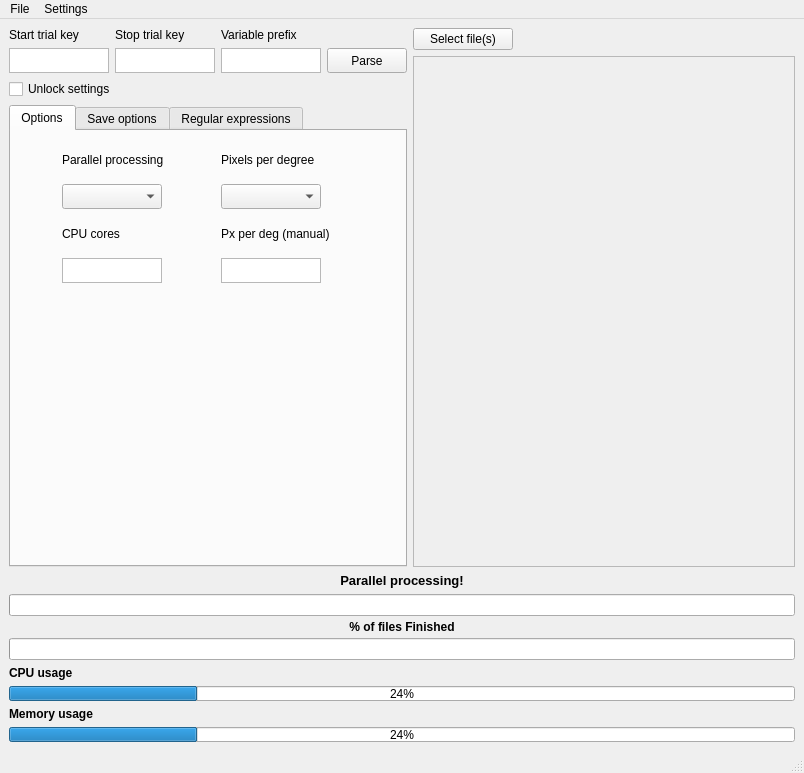
<?xml version="1.0" encoding="UTF-8"?>
<ui version="4.0">
 <class>MainWindow</class>
 <widget class="QMainWindow" name="MainWindow">
  <property name="geometry">
   <rect>
    <x>0</x>
    <y>0</y>
    <width>804</width>
    <height>773</height>
   </rect>
  </property>
  <property name="sizePolicy">
   <sizepolicy hsizetype="Preferred" vsizetype="Preferred">
    <horstretch>0</horstretch>
    <verstretch>0</verstretch>
   </sizepolicy>
  </property>
  <property name="windowTitle">
   <string>Eyelink 100 parser</string>
  </property>
  <property name="autoFillBackground">
   <bool>false</bool>
  </property>
  <widget class="QWidget" name="centralwidget">
   <layout class="QGridLayout" name="gridLayout_4">
    <item row="0" column="1" rowspan="3">
     <layout class="QGridLayout" name="gridLayout_2">
      <property name="sizeConstraint">
       <enum>QLayout::SetNoConstraint</enum>
      </property>
      <item row="1" column="0">
       <widget class="QTextEdit" name="textbox">
        <property name="enabled">
         <bool>false</bool>
        </property>
       </widget>
      </item>
      <item row="0" column="0">
       <widget class="QPushButton" name="filebtn">
        <property name="sizePolicy">
         <sizepolicy hsizetype="Maximum" vsizetype="Maximum">
          <horstretch>0</horstretch>
          <verstretch>0</verstretch>
         </sizepolicy>
        </property>
        <property name="maximumSize">
         <size>
          <width>100</width>
          <height>25</height>
         </size>
        </property>
        <property name="text">
         <string>Select file(s)</string>
        </property>
       </widget>
      </item>
     </layout>
    </item>
    <item row="0" column="0">
     <layout class="QGridLayout" name="gridLayout">
      <property name="sizeConstraint">
       <enum>QLayout::SetNoConstraint</enum>
      </property>
      <property name="leftMargin">
       <number>0</number>
      </property>
      <property name="horizontalSpacing">
       <number>6</number>
      </property>
      <item row="0" column="2">
       <widget class="QLabel" name="varKeyL">
        <property name="sizePolicy">
         <sizepolicy hsizetype="Maximum" vsizetype="Maximum">
          <horstretch>0</horstretch>
          <verstretch>0</verstretch>
         </sizepolicy>
        </property>
        <property name="maximumSize">
         <size>
          <width>100</width>
          <height>25</height>
         </size>
        </property>
        <property name="text">
         <string>Variable prefix</string>
        </property>
       </widget>
      </item>
      <item row="1" column="2">
       <widget class="QTextEdit" name="varKey">
        <property name="sizePolicy">
         <sizepolicy hsizetype="Maximum" vsizetype="Maximum">
          <horstretch>0</horstretch>
          <verstretch>0</verstretch>
         </sizepolicy>
        </property>
        <property name="maximumSize">
         <size>
          <width>100</width>
          <height>25</height>
         </size>
        </property>
       </widget>
      </item>
      <item row="1" column="3">
       <widget class="QPushButton" name="Parsebtn">
        <property name="sizePolicy">
         <sizepolicy hsizetype="Maximum" vsizetype="Maximum">
          <horstretch>0</horstretch>
          <verstretch>0</verstretch>
         </sizepolicy>
        </property>
        <property name="maximumSize">
         <size>
          <width>100</width>
          <height>25</height>
         </size>
        </property>
        <property name="text">
         <string>Parse</string>
        </property>
       </widget>
      </item>
      <item row="0" column="0">
       <widget class="QLabel" name="startKeyL">
        <property name="sizePolicy">
         <sizepolicy hsizetype="Maximum" vsizetype="Maximum">
          <horstretch>0</horstretch>
          <verstretch>0</verstretch>
         </sizepolicy>
        </property>
        <property name="maximumSize">
         <size>
          <width>100</width>
          <height>25</height>
         </size>
        </property>
        <property name="text">
         <string>Start trial key</string>
        </property>
       </widget>
      </item>
      <item row="1" column="0">
       <widget class="QTextEdit" name="startKey">
        <property name="sizePolicy">
         <sizepolicy hsizetype="Maximum" vsizetype="Maximum">
          <horstretch>0</horstretch>
          <verstretch>0</verstretch>
         </sizepolicy>
        </property>
        <property name="maximumSize">
         <size>
          <width>100</width>
          <height>25</height>
         </size>
        </property>
       </widget>
      </item>
      <item row="1" column="1">
       <widget class="QTextEdit" name="stopKey">
        <property name="sizePolicy">
         <sizepolicy hsizetype="Maximum" vsizetype="Maximum">
          <horstretch>0</horstretch>
          <verstretch>0</verstretch>
         </sizepolicy>
        </property>
        <property name="maximumSize">
         <size>
          <width>100</width>
          <height>25</height>
         </size>
        </property>
       </widget>
      </item>
      <item row="0" column="1">
       <widget class="QLabel" name="stopKeyL">
        <property name="sizePolicy">
         <sizepolicy hsizetype="Maximum" vsizetype="Maximum">
          <horstretch>0</horstretch>
          <verstretch>0</verstretch>
         </sizepolicy>
        </property>
        <property name="maximumSize">
         <size>
          <width>100</width>
          <height>25</height>
         </size>
        </property>
        <property name="text">
         <string>Stop trial key</string>
        </property>
       </widget>
      </item>
     </layout>
    </item>
    <item row="1" column="0">
     <widget class="QCheckBox" name="toggleSettings">
      <property name="text">
       <string>Unlock settings</string>
      </property>
     </widget>
    </item>
    <item row="3" column="0" colspan="2">
     <layout class="QVBoxLayout" name="verticalLayout_2">
      <property name="sizeConstraint">
       <enum>QLayout::SetNoConstraint</enum>
      </property>
      <item>
       <widget class="QLabel" name="statusL">
        <property name="enabled">
         <bool>true</bool>
        </property>
        <property name="font">
         <font>
          <pointsize>10</pointsize>
          <weight>75</weight>
          <bold>true</bold>
         </font>
        </property>
        <property name="inputMethodHints">
         <set>Qt::ImhNone</set>
        </property>
        <property name="text">
         <string>Parallel processing!</string>
        </property>
        <property name="alignment">
         <set>Qt::AlignCenter</set>
        </property>
       </widget>
      </item>
      <item>
       <widget class="QProgressBar" name="bussyBar">
        <property name="maximum">
         <number>1</number>
        </property>
        <property name="value">
         <number>-1</number>
        </property>
       </widget>
      </item>
      <item>
       <widget class="QLabel" name="progressBarL">
        <property name="sizePolicy">
         <sizepolicy hsizetype="Preferred" vsizetype="Maximum">
          <horstretch>0</horstretch>
          <verstretch>0</verstretch>
         </sizepolicy>
        </property>
        <property name="maximumSize">
         <size>
          <width>16777215</width>
          <height>10</height>
         </size>
        </property>
        <property name="font">
         <font>
          <weight>75</weight>
          <bold>true</bold>
         </font>
        </property>
        <property name="text">
         <string>% of files Finished</string>
        </property>
        <property name="scaledContents">
         <bool>false</bool>
        </property>
        <property name="alignment">
         <set>Qt::AlignCenter</set>
        </property>
       </widget>
      </item>
      <item>
       <widget class="QProgressBar" name="progressBar">
        <property name="enabled">
         <bool>true</bool>
        </property>
        <property name="maximum">
         <number>1</number>
        </property>
        <property name="value">
         <number>-1</number>
        </property>
        <property name="textVisible">
         <bool>true</bool>
        </property>
       </widget>
      </item>
      <item>
       <widget class="QLabel" name="cpuBarL">
        <property name="sizePolicy">
         <sizepolicy hsizetype="Preferred" vsizetype="Maximum">
          <horstretch>0</horstretch>
          <verstretch>0</verstretch>
         </sizepolicy>
        </property>
        <property name="maximumSize">
         <size>
          <width>16777215</width>
          <height>25</height>
         </size>
        </property>
        <property name="font">
         <font>
          <weight>75</weight>
          <bold>true</bold>
         </font>
        </property>
        <property name="text">
         <string>CPU usage</string>
        </property>
       </widget>
      </item>
      <item>
       <widget class="QProgressBar" name="cpuBar">
        <property name="sizePolicy">
         <sizepolicy hsizetype="Expanding" vsizetype="Maximum">
          <horstretch>0</horstretch>
          <verstretch>0</verstretch>
         </sizepolicy>
        </property>
        <property name="maximumSize">
         <size>
          <width>16777215</width>
          <height>15</height>
         </size>
        </property>
        <property name="value">
         <number>24</number>
        </property>
       </widget>
      </item>
      <item>
       <widget class="QLabel" name="memBarL">
        <property name="sizePolicy">
         <sizepolicy hsizetype="Preferred" vsizetype="Maximum">
          <horstretch>0</horstretch>
          <verstretch>0</verstretch>
         </sizepolicy>
        </property>
        <property name="maximumSize">
         <size>
          <width>16777215</width>
          <height>25</height>
         </size>
        </property>
        <property name="font">
         <font>
          <weight>75</weight>
          <bold>true</bold>
         </font>
        </property>
        <property name="text">
         <string>Memory usage</string>
        </property>
       </widget>
      </item>
      <item>
       <widget class="QProgressBar" name="memBar">
        <property name="sizePolicy">
         <sizepolicy hsizetype="Expanding" vsizetype="Maximum">
          <horstretch>0</horstretch>
          <verstretch>0</verstretch>
         </sizepolicy>
        </property>
        <property name="maximumSize">
         <size>
          <width>16777215</width>
          <height>15</height>
         </size>
        </property>
        <property name="value">
         <number>24</number>
        </property>
       </widget>
      </item>
     </layout>
    </item>
    <item row="2" column="0">
     <widget class="QTabWidget" name="optionsTab">
      <property name="enabled">
       <bool>true</bool>
      </property>
      <property name="tabPosition">
       <enum>QTabWidget::North</enum>
      </property>
      <property name="tabShape">
       <enum>QTabWidget::Rounded</enum>
      </property>
      <property name="currentIndex">
       <number>0</number>
      </property>
      <property name="elideMode">
       <enum>Qt::ElideLeft</enum>
      </property>
      <property name="tabsClosable">
       <bool>false</bool>
      </property>
      <property name="tabBarAutoHide">
       <bool>false</bool>
      </property>
      <widget class="QWidget" name="optionsTab">
       <attribute name="title">
        <string>Options</string>
       </attribute>
       <widget class="QWidget" name="layoutWidget">
        <property name="geometry">
         <rect>
          <x>0</x>
          <y>10</y>
          <width>371</width>
          <height>151</height>
         </rect>
        </property>
        <layout class="QGridLayout" name="gridLayout_3">
         <property name="sizeConstraint">
          <enum>QLayout::SetNoConstraint</enum>
         </property>
         <item row="2" column="0">
          <widget class="QComboBox" name="paralell">
           <property name="enabled">
            <bool>true</bool>
           </property>
           <property name="sizePolicy">
            <sizepolicy hsizetype="Maximum" vsizetype="Maximum">
             <horstretch>0</horstretch>
             <verstretch>0</verstretch>
            </sizepolicy>
           </property>
           <property name="maximumSize">
            <size>
             <width>100</width>
             <height>25</height>
            </size>
           </property>
          </widget>
         </item>
         <item row="1" column="0">
          <widget class="QLabel" name="paralellL">
           <property name="sizePolicy">
            <sizepolicy hsizetype="Preferred" vsizetype="Maximum">
             <horstretch>0</horstretch>
             <verstretch>0</verstretch>
            </sizepolicy>
           </property>
           <property name="maximumSize">
            <size>
             <width>16777215</width>
             <height>25</height>
            </size>
           </property>
           <property name="text">
            <string>Parallel processing</string>
           </property>
          </widget>
         </item>
         <item row="5" column="1">
          <widget class="QTextEdit" name="pixPerDeg">
           <property name="enabled">
            <bool>true</bool>
           </property>
           <property name="sizePolicy">
            <sizepolicy hsizetype="Maximum" vsizetype="Maximum">
             <horstretch>0</horstretch>
             <verstretch>0</verstretch>
            </sizepolicy>
           </property>
           <property name="maximumSize">
            <size>
             <width>100</width>
             <height>25</height>
            </size>
           </property>
          </widget>
         </item>
         <item row="4" column="1">
          <widget class="QLabel" name="pixPerDegL">
           <property name="sizePolicy">
            <sizepolicy hsizetype="Preferred" vsizetype="Maximum">
             <horstretch>0</horstretch>
             <verstretch>0</verstretch>
            </sizepolicy>
           </property>
           <property name="maximumSize">
            <size>
             <width>16777215</width>
             <height>25</height>
            </size>
           </property>
           <property name="text">
            <string>Px per deg (manual)</string>
           </property>
          </widget>
         </item>
         <item row="4" column="0">
          <widget class="QLabel" name="nrCoresL">
           <property name="sizePolicy">
            <sizepolicy hsizetype="Preferred" vsizetype="Maximum">
             <horstretch>0</horstretch>
             <verstretch>0</verstretch>
            </sizepolicy>
           </property>
           <property name="maximumSize">
            <size>
             <width>16777215</width>
             <height>25</height>
            </size>
           </property>
           <property name="text">
            <string>CPU cores</string>
           </property>
          </widget>
         </item>
         <item row="5" column="0">
          <widget class="QTextEdit" name="nrCores">
           <property name="enabled">
            <bool>true</bool>
           </property>
           <property name="sizePolicy">
            <sizepolicy hsizetype="Maximum" vsizetype="Maximum">
             <horstretch>0</horstretch>
             <verstretch>0</verstretch>
            </sizepolicy>
           </property>
           <property name="maximumSize">
            <size>
             <width>100</width>
             <height>25</height>
            </size>
           </property>
          </widget>
         </item>
         <item row="1" column="1">
          <widget class="QLabel" name="pixDegL">
           <property name="sizePolicy">
            <sizepolicy hsizetype="Preferred" vsizetype="Maximum">
             <horstretch>0</horstretch>
             <verstretch>0</verstretch>
            </sizepolicy>
           </property>
           <property name="maximumSize">
            <size>
             <width>16777215</width>
             <height>25</height>
            </size>
           </property>
           <property name="text">
            <string>Pixels per degree</string>
           </property>
          </widget>
         </item>
         <item row="2" column="1">
          <widget class="QComboBox" name="pixMode">
           <property name="enabled">
            <bool>true</bool>
           </property>
           <property name="sizePolicy">
            <sizepolicy hsizetype="Maximum" vsizetype="Maximum">
             <horstretch>0</horstretch>
             <verstretch>0</verstretch>
            </sizepolicy>
           </property>
           <property name="maximumSize">
            <size>
             <width>100</width>
             <height>25</height>
            </size>
           </property>
          </widget>
         </item>
        </layout>
       </widget>
      </widget>
      <widget class="QWidget" name="saveOptionsTab">
       <attribute name="title">
        <string>Save options</string>
       </attribute>
       <widget class="QWidget" name="gridLayoutWidget">
        <property name="geometry">
         <rect>
          <x>9</x>
          <y>12</y>
          <width>371</width>
          <height>241</height>
         </rect>
        </property>
        <layout class="QGridLayout" name="gridLayout_5">
         <item row="8" column="1">
          <widget class="QComboBox" name="longbtn">
           <property name="enabled">
            <bool>true</bool>
           </property>
           <property name="sizePolicy">
            <sizepolicy hsizetype="Maximum" vsizetype="Maximum">
             <horstretch>0</horstretch>
             <verstretch>0</verstretch>
            </sizepolicy>
           </property>
           <property name="maximumSize">
            <size>
             <width>100</width>
             <height>25</height>
            </size>
           </property>
          </widget>
         </item>
         <item row="7" column="1">
          <widget class="QLabel" name="longL">
           <property name="sizePolicy">
            <sizepolicy hsizetype="Preferred" vsizetype="Maximum">
             <horstretch>0</horstretch>
             <verstretch>0</verstretch>
            </sizepolicy>
           </property>
           <property name="maximumSize">
            <size>
             <width>16777215</width>
             <height>25</height>
            </size>
           </property>
           <property name="text">
            <string>Save file</string>
           </property>
          </widget>
         </item>
         <item row="8" column="2">
          <widget class="QComboBox" name="duplicLongbtn">
           <property name="enabled">
            <bool>true</bool>
           </property>
           <property name="sizePolicy">
            <sizepolicy hsizetype="Maximum" vsizetype="Maximum">
             <horstretch>0</horstretch>
             <verstretch>0</verstretch>
            </sizepolicy>
           </property>
           <property name="maximumSize">
            <size>
             <width>100</width>
             <height>25</height>
            </size>
           </property>
          </widget>
         </item>
         <item row="8" column="3">
          <widget class="QComboBox" name="fileTypeLongBtn">
           <property name="enabled">
            <bool>true</bool>
           </property>
           <property name="sizePolicy">
            <sizepolicy hsizetype="Maximum" vsizetype="Maximum">
             <horstretch>0</horstretch>
             <verstretch>0</verstretch>
            </sizepolicy>
           </property>
           <property name="maximumSize">
            <size>
             <width>100</width>
             <height>25</height>
            </size>
           </property>
           <item>
            <property name="text">
             <string>CSV</string>
            </property>
           </item>
           <item>
            <property name="text">
             <string>pickle</string>
            </property>
           </item>
           <item>
            <property name="text">
             <string>HDF</string>
            </property>
           </item>
           <item>
            <property name="text">
             <string>json</string>
            </property>
           </item>
           <item>
            <property name="text">
             <string>MAT</string>
            </property>
           </item>
          </widget>
         </item>
         <item row="3" column="0" colspan="4">
          <widget class="QLabel" name="RawFormatLabel">
           <property name="font">
            <font>
             <weight>75</weight>
             <bold>true</bold>
            </font>
           </property>
           <property name="text">
            <string>Raw data </string>
           </property>
           <property name="alignment">
            <set>Qt::AlignBottom|Qt::AlignLeading|Qt::AlignLeft</set>
           </property>
          </widget>
         </item>
         <item row="8" column="0">
          <widget class="QTextEdit" name="longName">
           <property name="enabled">
            <bool>true</bool>
           </property>
           <property name="sizePolicy">
            <sizepolicy hsizetype="Maximum" vsizetype="Maximum">
             <horstretch>0</horstretch>
             <verstretch>0</verstretch>
            </sizepolicy>
           </property>
           <property name="maximumSize">
            <size>
             <width>100</width>
             <height>25</height>
            </size>
           </property>
          </widget>
         </item>
         <item row="0" column="0" colspan="4">
          <widget class="QLabel" name="DefaultDataLabel">
           <property name="font">
            <font>
             <weight>75</weight>
             <bold>true</bold>
            </font>
           </property>
           <property name="text">
            <string>Default data file </string>
           </property>
           <property name="alignment">
            <set>Qt::AlignBottom|Qt::AlignLeading|Qt::AlignLeft</set>
           </property>
          </widget>
         </item>
         <item row="1" column="0">
          <widget class="QLabel" name="parsedNameL">
           <property name="sizePolicy">
            <sizepolicy hsizetype="Preferred" vsizetype="Maximum">
             <horstretch>0</horstretch>
             <verstretch>0</verstretch>
            </sizepolicy>
           </property>
           <property name="maximumSize">
            <size>
             <width>16777215</width>
             <height>25</height>
            </size>
           </property>
           <property name="text">
            <string>Name extension</string>
           </property>
          </widget>
         </item>
         <item row="7" column="2">
          <widget class="QLabel" name="duplicLongL">
           <property name="sizePolicy">
            <sizepolicy hsizetype="Preferred" vsizetype="Maximum">
             <horstretch>0</horstretch>
             <verstretch>0</verstretch>
            </sizepolicy>
           </property>
           <property name="maximumSize">
            <size>
             <width>16777215</width>
             <height>25</height>
            </size>
           </property>
           <property name="text">
            <string>Duplicate values</string>
           </property>
          </widget>
         </item>
         <item row="5" column="0">
          <widget class="QTextEdit" name="rawName">
           <property name="enabled">
            <bool>true</bool>
           </property>
           <property name="sizePolicy">
            <sizepolicy hsizetype="Maximum" vsizetype="Maximum">
             <horstretch>0</horstretch>
             <verstretch>0</verstretch>
            </sizepolicy>
           </property>
           <property name="maximumSize">
            <size>
             <width>100</width>
             <height>25</height>
            </size>
           </property>
          </widget>
         </item>
         <item row="4" column="0">
          <widget class="QLabel" name="rawNameL">
           <property name="sizePolicy">
            <sizepolicy hsizetype="Preferred" vsizetype="Maximum">
             <horstretch>0</horstretch>
             <verstretch>0</verstretch>
            </sizepolicy>
           </property>
           <property name="maximumSize">
            <size>
             <width>16777215</width>
             <height>25</height>
            </size>
           </property>
           <property name="text">
            <string>Name extension</string>
           </property>
          </widget>
         </item>
         <item row="2" column="0">
          <widget class="QTextEdit" name="parsedName">
           <property name="enabled">
            <bool>true</bool>
           </property>
           <property name="sizePolicy">
            <sizepolicy hsizetype="Maximum" vsizetype="Maximum">
             <horstretch>0</horstretch>
             <verstretch>0</verstretch>
            </sizepolicy>
           </property>
           <property name="maximumSize">
            <size>
             <width>100</width>
             <height>25</height>
            </size>
           </property>
          </widget>
         </item>
         <item row="4" column="1">
          <widget class="QLabel" name="saveRawL">
           <property name="sizePolicy">
            <sizepolicy hsizetype="Preferred" vsizetype="Maximum">
             <horstretch>0</horstretch>
             <verstretch>0</verstretch>
            </sizepolicy>
           </property>
           <property name="maximumSize">
            <size>
             <width>16777215</width>
             <height>25</height>
            </size>
           </property>
           <property name="text">
            <string>Save file</string>
           </property>
          </widget>
         </item>
         <item row="7" column="3">
          <widget class="QLabel" name="fileTypeLongL">
           <property name="sizePolicy">
            <sizepolicy hsizetype="Preferred" vsizetype="Maximum">
             <horstretch>0</horstretch>
             <verstretch>0</verstretch>
            </sizepolicy>
           </property>
           <property name="maximumSize">
            <size>
             <width>16777215</width>
             <height>25</height>
            </size>
           </property>
           <property name="text">
            <string>Save as</string>
           </property>
          </widget>
         </item>
         <item row="5" column="1">
          <widget class="QComboBox" name="saveRawbtn">
           <property name="enabled">
            <bool>true</bool>
           </property>
           <property name="sizePolicy">
            <sizepolicy hsizetype="Maximum" vsizetype="Maximum">
             <horstretch>0</horstretch>
             <verstretch>0</verstretch>
            </sizepolicy>
           </property>
           <property name="maximumSize">
            <size>
             <width>100</width>
             <height>25</height>
            </size>
           </property>
          </widget>
         </item>
         <item row="7" column="0">
          <widget class="QLabel" name="longNameL">
           <property name="sizePolicy">
            <sizepolicy hsizetype="Preferred" vsizetype="Maximum">
             <horstretch>0</horstretch>
             <verstretch>0</verstretch>
            </sizepolicy>
           </property>
           <property name="maximumSize">
            <size>
             <width>16777215</width>
             <height>25</height>
            </size>
           </property>
           <property name="text">
            <string>Name extension</string>
           </property>
          </widget>
         </item>
         <item row="6" column="0" colspan="4">
          <widget class="QLabel" name="LongFormatLabel">
           <property name="font">
            <font>
             <weight>75</weight>
             <bold>true</bold>
            </font>
           </property>
           <property name="text">
            <string>Long format </string>
           </property>
           <property name="alignment">
            <set>Qt::AlignBottom|Qt::AlignLeading|Qt::AlignLeft</set>
           </property>
          </widget>
         </item>
         <item row="1" column="3">
          <widget class="QLabel" name="fileTypeL">
           <property name="sizePolicy">
            <sizepolicy hsizetype="Preferred" vsizetype="Maximum">
             <horstretch>0</horstretch>
             <verstretch>0</verstretch>
            </sizepolicy>
           </property>
           <property name="maximumSize">
            <size>
             <width>16777215</width>
             <height>25</height>
            </size>
           </property>
           <property name="text">
            <string>Save as</string>
           </property>
          </widget>
         </item>
         <item row="2" column="3">
          <widget class="QComboBox" name="fileTypeBtn">
           <property name="enabled">
            <bool>true</bool>
           </property>
           <property name="sizePolicy">
            <sizepolicy hsizetype="Maximum" vsizetype="Maximum">
             <horstretch>0</horstretch>
             <verstretch>0</verstretch>
            </sizepolicy>
           </property>
           <property name="maximumSize">
            <size>
             <width>100</width>
             <height>25</height>
            </size>
           </property>
           <item>
            <property name="text">
             <string>pickle</string>
            </property>
           </item>
           <item>
            <property name="text">
             <string>HDF</string>
            </property>
           </item>
           <item>
            <property name="text">
             <string>json</string>
            </property>
           </item>
           <item>
            <property name="text">
             <string>MAT</string>
            </property>
           </item>
          </widget>
         </item>
         <item row="4" column="3">
          <widget class="QLabel" name="fileTypeRawL">
           <property name="sizePolicy">
            <sizepolicy hsizetype="Preferred" vsizetype="Maximum">
             <horstretch>0</horstretch>
             <verstretch>0</verstretch>
            </sizepolicy>
           </property>
           <property name="maximumSize">
            <size>
             <width>16777215</width>
             <height>25</height>
            </size>
           </property>
           <property name="text">
            <string>Save as</string>
           </property>
          </widget>
         </item>
         <item row="5" column="3">
          <widget class="QComboBox" name="fileTypeRawBtn">
           <property name="enabled">
            <bool>true</bool>
           </property>
           <property name="sizePolicy">
            <sizepolicy hsizetype="Maximum" vsizetype="Maximum">
             <horstretch>0</horstretch>
             <verstretch>0</verstretch>
            </sizepolicy>
           </property>
           <property name="maximumSize">
            <size>
             <width>100</width>
             <height>25</height>
            </size>
           </property>
           <item>
            <property name="text">
             <string>pickle</string>
            </property>
           </item>
           <item>
            <property name="text">
             <string>HDF</string>
            </property>
           </item>
           <item>
            <property name="text">
             <string>json</string>
            </property>
           </item>
           <item>
            <property name="text">
             <string>MAT</string>
            </property>
           </item>
          </widget>
         </item>
        </layout>
       </widget>
      </widget>
      <widget class="QWidget" name="regularExpressionTab">
       <attribute name="title">
        <string>Regular expressions</string>
       </attribute>
       <widget class="QWidget" name="layoutWidget">
        <property name="geometry">
         <rect>
          <x>10</x>
          <y>10</y>
          <width>351</width>
          <height>421</height>
         </rect>
        </property>
        <layout class="QVBoxLayout" name="verticalLayout">
         <property name="sizeConstraint">
          <enum>QLayout::SetNoConstraint</enum>
         </property>
         <item>
          <widget class="QLabel" name="regSampL">
           <property name="sizePolicy">
            <sizepolicy hsizetype="Preferred" vsizetype="Maximum">
             <horstretch>0</horstretch>
             <verstretch>0</verstretch>
            </sizepolicy>
           </property>
           <property name="maximumSize">
            <size>
             <width>16777215</width>
             <height>25</height>
            </size>
           </property>
           <property name="text">
            <string>Samples</string>
           </property>
          </widget>
         </item>
         <item>
          <widget class="QTextEdit" name="regSamp">
           <property name="enabled">
            <bool>true</bool>
           </property>
           <property name="sizePolicy">
            <sizepolicy hsizetype="Expanding" vsizetype="Maximum">
             <horstretch>0</horstretch>
             <verstretch>0</verstretch>
            </sizepolicy>
           </property>
           <property name="maximumSize">
            <size>
             <width>16777215</width>
             <height>25</height>
            </size>
           </property>
          </widget>
         </item>
         <item>
          <widget class="QLabel" name="regEfixL">
           <property name="sizePolicy">
            <sizepolicy hsizetype="Preferred" vsizetype="Maximum">
             <horstretch>0</horstretch>
             <verstretch>0</verstretch>
            </sizepolicy>
           </property>
           <property name="maximumSize">
            <size>
             <width>16777215</width>
             <height>25</height>
            </size>
           </property>
           <property name="text">
            <string>End fixation</string>
           </property>
          </widget>
         </item>
         <item>
          <widget class="QTextEdit" name="regEfix">
           <property name="enabled">
            <bool>true</bool>
           </property>
           <property name="sizePolicy">
            <sizepolicy hsizetype="Expanding" vsizetype="Maximum">
             <horstretch>0</horstretch>
             <verstretch>0</verstretch>
            </sizepolicy>
           </property>
           <property name="maximumSize">
            <size>
             <width>16777215</width>
             <height>25</height>
            </size>
           </property>
          </widget>
         </item>
         <item>
          <widget class="QLabel" name="regEsaccL">
           <property name="sizePolicy">
            <sizepolicy hsizetype="Preferred" vsizetype="Maximum">
             <horstretch>0</horstretch>
             <verstretch>0</verstretch>
            </sizepolicy>
           </property>
           <property name="maximumSize">
            <size>
             <width>16777215</width>
             <height>25</height>
            </size>
           </property>
           <property name="text">
            <string>End Saccade</string>
           </property>
          </widget>
         </item>
         <item>
          <widget class="QTextEdit" name="regEsacc">
           <property name="enabled">
            <bool>true</bool>
           </property>
           <property name="sizePolicy">
            <sizepolicy hsizetype="Expanding" vsizetype="Maximum">
             <horstretch>0</horstretch>
             <verstretch>0</verstretch>
            </sizepolicy>
           </property>
           <property name="maximumSize">
            <size>
             <width>16777215</width>
             <height>25</height>
            </size>
           </property>
          </widget>
         </item>
         <item>
          <widget class="QLabel" name="regEblinkL">
           <property name="sizePolicy">
            <sizepolicy hsizetype="Preferred" vsizetype="Maximum">
             <horstretch>0</horstretch>
             <verstretch>0</verstretch>
            </sizepolicy>
           </property>
           <property name="maximumSize">
            <size>
             <width>16777215</width>
             <height>25</height>
            </size>
           </property>
           <property name="text">
            <string>End blink</string>
           </property>
          </widget>
         </item>
         <item>
          <widget class="QTextEdit" name="regEblink">
           <property name="enabled">
            <bool>true</bool>
           </property>
           <property name="sizePolicy">
            <sizepolicy hsizetype="Expanding" vsizetype="Maximum">
             <horstretch>0</horstretch>
             <verstretch>0</verstretch>
            </sizepolicy>
           </property>
           <property name="maximumSize">
            <size>
             <width>16777215</width>
             <height>25</height>
            </size>
           </property>
          </widget>
         </item>
         <item>
          <widget class="QLabel" name="regStartL">
           <property name="sizePolicy">
            <sizepolicy hsizetype="Preferred" vsizetype="Maximum">
             <horstretch>0</horstretch>
             <verstretch>0</verstretch>
            </sizepolicy>
           </property>
           <property name="maximumSize">
            <size>
             <width>16777215</width>
             <height>25</height>
            </size>
           </property>
           <property name="text">
            <string>Start trial</string>
           </property>
          </widget>
         </item>
         <item>
          <widget class="QTextEdit" name="regStart">
           <property name="enabled">
            <bool>true</bool>
           </property>
           <property name="sizePolicy">
            <sizepolicy hsizetype="Expanding" vsizetype="Maximum">
             <horstretch>0</horstretch>
             <verstretch>0</verstretch>
            </sizepolicy>
           </property>
           <property name="maximumSize">
            <size>
             <width>16777215</width>
             <height>25</height>
            </size>
           </property>
           <property name="baseSize">
            <size>
             <width>0</width>
             <height>0</height>
            </size>
           </property>
          </widget>
         </item>
         <item>
          <widget class="QLabel" name="regStopL">
           <property name="sizePolicy">
            <sizepolicy hsizetype="Preferred" vsizetype="Maximum">
             <horstretch>0</horstretch>
             <verstretch>0</verstretch>
            </sizepolicy>
           </property>
           <property name="maximumSize">
            <size>
             <width>16777215</width>
             <height>25</height>
            </size>
           </property>
           <property name="text">
            <string>Stop trial</string>
           </property>
          </widget>
         </item>
         <item>
          <widget class="QTextEdit" name="regStop">
           <property name="enabled">
            <bool>true</bool>
           </property>
           <property name="sizePolicy">
            <sizepolicy hsizetype="Expanding" vsizetype="Maximum">
             <horstretch>0</horstretch>
             <verstretch>0</verstretch>
            </sizepolicy>
           </property>
           <property name="maximumSize">
            <size>
             <width>16777215</width>
             <height>25</height>
            </size>
           </property>
          </widget>
         </item>
         <item>
          <widget class="QLabel" name="regVarL">
           <property name="sizePolicy">
            <sizepolicy hsizetype="Preferred" vsizetype="Maximum">
             <horstretch>0</horstretch>
             <verstretch>0</verstretch>
            </sizepolicy>
           </property>
           <property name="maximumSize">
            <size>
             <width>16777215</width>
             <height>25</height>
            </size>
           </property>
           <property name="text">
            <string>Variables</string>
           </property>
          </widget>
         </item>
         <item>
          <widget class="QTextEdit" name="regVar">
           <property name="enabled">
            <bool>true</bool>
           </property>
           <property name="sizePolicy">
            <sizepolicy hsizetype="Expanding" vsizetype="Maximum">
             <horstretch>0</horstretch>
             <verstretch>0</verstretch>
            </sizepolicy>
           </property>
           <property name="maximumSize">
            <size>
             <width>16777215</width>
             <height>25</height>
            </size>
           </property>
          </widget>
         </item>
         <item>
          <widget class="QLabel" name="regMsgL">
           <property name="sizePolicy">
            <sizepolicy hsizetype="Preferred" vsizetype="Maximum">
             <horstretch>0</horstretch>
             <verstretch>0</verstretch>
            </sizepolicy>
           </property>
           <property name="maximumSize">
            <size>
             <width>16777215</width>
             <height>25</height>
            </size>
           </property>
           <property name="text">
            <string>Other messages</string>
           </property>
          </widget>
         </item>
         <item>
          <widget class="QTextEdit" name="regMsg">
           <property name="enabled">
            <bool>true</bool>
           </property>
           <property name="sizePolicy">
            <sizepolicy hsizetype="Expanding" vsizetype="Maximum">
             <horstretch>0</horstretch>
             <verstretch>0</verstretch>
            </sizepolicy>
           </property>
           <property name="maximumSize">
            <size>
             <width>16777215</width>
             <height>25</height>
            </size>
           </property>
          </widget>
         </item>
        </layout>
       </widget>
      </widget>
     </widget>
    </item>
   </layout>
  </widget>
  <widget class="QMenuBar" name="menubar">
   <property name="geometry">
    <rect>
     <x>0</x>
     <y>0</y>
     <width>804</width>
     <height>21</height>
    </rect>
   </property>
   <widget class="QMenu" name="menuFile">
    <property name="title">
     <string>File</string>
    </property>
    <addaction name="openFile"/>
    <addaction name="quitParser"/>
   </widget>
   <widget class="QMenu" name="menuSettings">
    <property name="title">
     <string>Settings</string>
    </property>
    <addaction name="defSett"/>
    <addaction name="openDoc"/>
   </widget>
   <addaction name="menuFile"/>
   <addaction name="menuSettings"/>
  </widget>
  <widget class="QStatusBar" name="statusbar"/>
  <action name="openFile">
   <property name="text">
    <string>Select files(s)</string>
   </property>
   <property name="statusTip">
    <string>Select file(s)</string>
   </property>
  </action>
  <action name="quitParser">
   <property name="text">
    <string>Exit</string>
   </property>
   <property name="statusTip">
    <string>Exit parser</string>
   </property>
   <property name="shortcut">
    <string/>
   </property>
  </action>
  <action name="unlockSettingsM">
   <property name="text">
    <string>Unlock settings</string>
   </property>
   <property name="statusTip">
    <string>Unlock settings</string>
   </property>
  </action>
  <action name="lockSettingsM">
   <property name="enabled">
    <bool>false</bool>
   </property>
   <property name="text">
    <string>Lock settings</string>
   </property>
   <property name="statusTip">
    <string>Lock settings</string>
   </property>
  </action>
  <action name="defSett">
   <property name="text">
    <string>Load default settings</string>
   </property>
   <property name="statusTip">
    <string>Load default setings</string>
   </property>
  </action>
  <action name="openDoc">
   <property name="text">
    <string>Documentation</string>
   </property>
   <property name="statusTip">
    <string>Open documentation</string>
   </property>
  </action>
 </widget>
 <resources/>
 <connections>
  <connection>
   <sender>toggleSettings</sender>
   <signal>toggled(bool)</signal>
   <receiver>optionsTab</receiver>
   <slot>setVisible(bool)</slot>
   <hints>
    <hint type="sourcelabel">
     <x>206</x>
     <y>90</y>
    </hint>
    <hint type="destinationlabel">
     <x>206</x>
     <y>337</y>
    </hint>
   </hints>
  </connection>
 </connections>
</ui>
